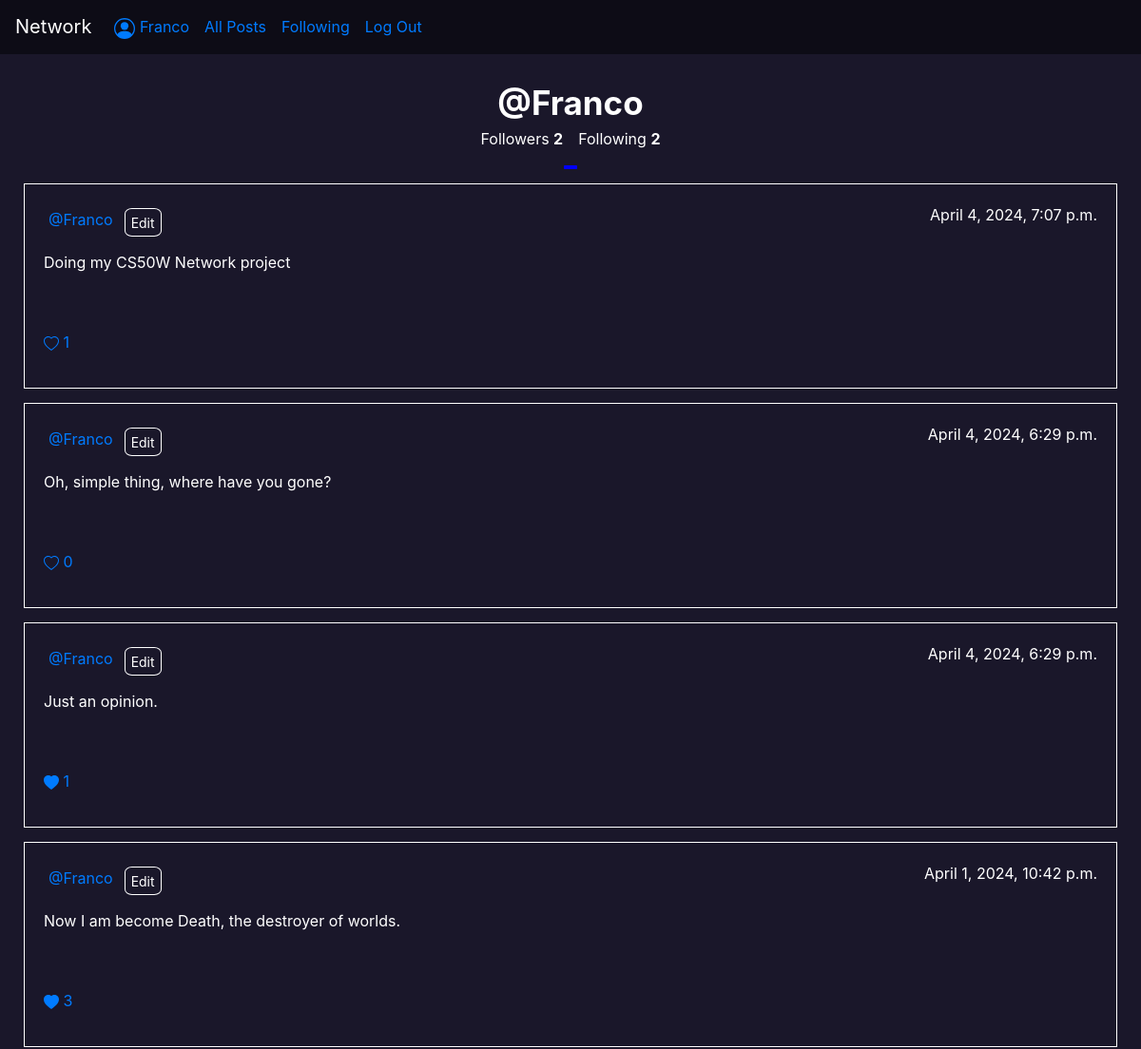
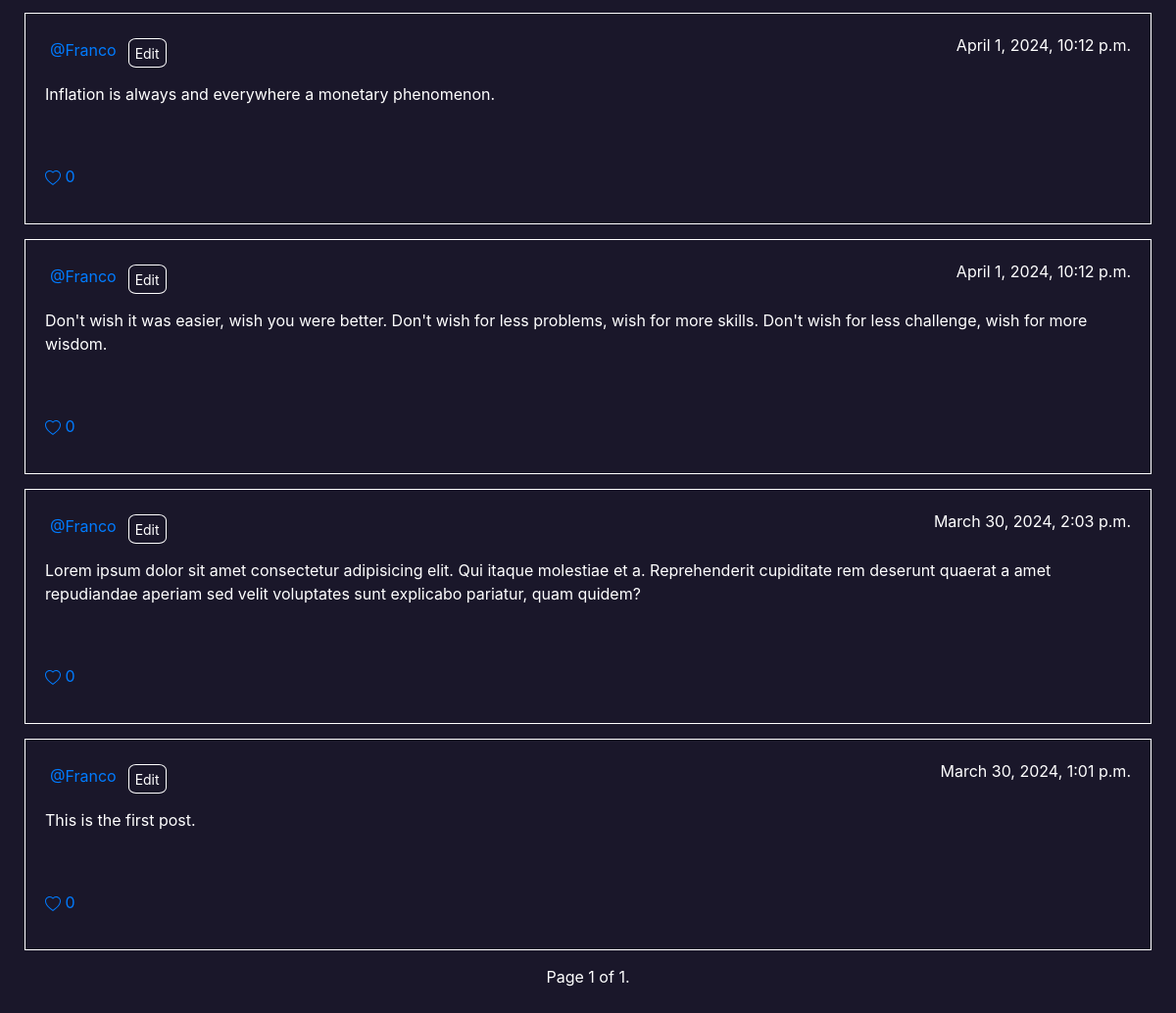
Screenshot of /profile/Franco (signed in) with the database file from the repository (2 pictures, top to bottom).
### network/models.py (models this page shows)
class User(AbstractUser):
    pass

class Post(models.Model):
    user = models.ForeignKey(User, on_delete = models.CASCADE, related_name='post_user')
    text = models.CharField(max_length=280)
    date = models.DateTimeField(default=timezone.now())
    likes = models.ManyToManyField(User,blank=True, related_name='likes')

### network/views.py (the view)
# urls.py: path("profile/<str:username>", views.profile, name='profile'),
def profile(request, username):
    user = User.objects.get(username=username)
    follwing = Profile.objects.filter(follower=user.pk).count()
    followers = Profile.objects.filter(user=user.pk).count()
    posts = Post.objects.filter(user=user).order_by('-date')
    paginator = Paginator(posts,10)
    page_number = request.GET.get('page')
    posts = paginator.get_page(page_number)
    logged_user = request.user
    if request.user.is_authenticated:
        liked_post_ids = Post.objects.filter(likes=logged_user).values_list('id', flat=True)
    else:
        liked_post_ids = []
    return render(request, "network/profile.html", {'username':user,'followers':followers,'following':follwing,'posts':posts, 'logged_user':request.user,'liked_post_ids':liked_post_ids})

### network/templates/network/profile.html (shortened to what this page needs)
{% extends "network/layout.html" %}
{% load static %}
{% block body %}
<div class="mid_section">
    <div id="presentation">
        <strong id="username">@{{username}}</strong>
        <div class="follow_information">
            <p>Followers <strong id="followers">{{followers}}</strong></p>
            <p>Following <strong id="following">{{following}}</strong></p>
        </div>
        <div class="follow_information">
            <button id="average_button"></button>
        </div>
    </div>
    {% if posts %}
        {% for post in posts %}
            <div class="post">
                <div class="top">
                    <div>
                        <a href="{% url 'profile' username=post.user %}" >@{{ post.user }}</a>
                        {% if post.user == request.user %}
                            <button class="edit_buttom" id="{{post.pk}}" onclick="edit('{{post.pk}}')">Edit</button>
                        {% endif %}
                    </div>
                    <p>{{ post.date }}</p>
                </div>
                <div>
                    <p id="Paragraph{{post.pk}}">{{ post.text }}</p>
                </div>
                <div>
                    {%  if post.id in liked_post_ids %}
                        <button onclick="like('{{post.pk}}','unlike')" class="unlike-button" id="unlike_post{{post.pk}}">
                            <p>
                                <svg xmlns="http://www.w3.org/2000/svg" width="16" height="16" fill="currentColor" class="bi bi-heart-fill" viewBox="0 0 16 16">
                                    <path fill-rule="evenodd" d="M8 1.314C12.438-3.248 23.534 4.735 8 15-7.534 4.736 3.562-3.248 8 1.314"/>
                                </svg> <span> {{ post.likes.all.count }}</span>
                            </p>
                        </button>
                    {% else %}
                        <button onclick="like('{{post.pk}}','like')" class="like-button" id="like_post{{post.pk}}">
                            <p>
                                 <span>{{ post.likes.all.count }}</span>
                            </p>
                        </button>
                    {% endif %}
                </div>
            </div>
        {% endfor %}
        <div class="pagination">
            <span class="step-links">
                <span class="current">
                    Page {{ posts.number }} of {{ posts.paginator.num_pages }}.
                </span>
            </span>
        </div>
    {% else %}
        <br>
        <div id="no_post">
            <strong>No posts so far</strong>
        </div>
    {% endif %}
</div>
{% endblock %}

### network/templates/network/layout.html (shortened to what this page needs)
{% load static %}
<!DOCTYPE html>
<html lang="en">
    <head>
        <link rel="stylesheet" href="https://stackpath.bootstrapcdn.com/bootstrap/4.4.1/css/bootstrap.min.css">
        <link href="{% static 'network/styles.css' %}" rel="stylesheet">
    </head>
    <body>
        <nav class="navbar navbar-expand-lg ">
            <li class="navbar-brand">Network</li>
            <div>
            <ul class="navbar-nav mr-auto">
                {% if user.is_authenticated %}
                    <li class="nav-item">
                        <a class="nav-link" href="{% url 'profile' username=user.username %}">
                             {{user.username}}
                        </a>
                    </li>
                {% endif %}
                <li class="nav-item">
                    <a class="nav-link" href="{% url 'index' %}">All Posts</a>
                </li>
                {% if user.is_authenticated %}
                    <li class="nav-item">
                        <a class="nav-link" href="{% url 'following' %}">Following</a>
                    </li>
                    <li class="nav-item">
                        <a class="nav-link" href="{% url 'logout' %}">Log Out</a>
                    </li>
                {% endif %}
            </ul>
        </div>
    </nav>
        <div class="body">
            {% block body %}
            {% endblock %}
        </div>
    </body>
</html>

### network/static/network/styles.css (style rules this page uses)
body { background-color: #1a172a; color: white; }
.navbar { background-color: #0d0c16; }
.mid_section { padding: 25px; }
#average_button { font-size: 18px; color: white; background-color: blue; border: 1px solid blue; border-radius: 10%; outline: none; }
.post { padding: 15px; border: 1px solid white; margin-top: 15px; display: flex; flex-direction: column; }
.post div { display: flex; margin: 5px; justify-content: space-between; }
#presentation { display: flex; flex-direction: column; }
.follow_information { display: flex; margin: 0 auto; }
#username { font-size: 35px; margin: 0 auto; }
.step-links { margin: 15px auto 0 auto; }
.edit_buttom { font-size: 14px; margin-left: 12px; outline: none; color: white; background-color: #1a172a; border: 0.5px solid white; border-radius: 20%; }
.like-button { padding: 0; border: none; background-color: #1a172a; color: #007bff; margin-top: 0; }
.unlike-button { padding: 0; border: none; background-color: #1a172a; color: #007bff; }

### rows the page displays
User: username "Franco"
Post: user "Franco", date "April 4, 2024, 7:07 p.m.", text "Doing my CS50W Network project", likes.all.count "1"
Post: user "Franco", date "April 4, 2024, 6:29 p.m.", text "Oh, simple thing, where have you gone?", likes.all.count "0"
Post: user "Franco", date "April 4, 2024, 6:29 p.m.", text "Just an opinion.", likes.all.count "1"
Post: user "Franco", date "April 1, 2024, 10:42 p.m.", text "Now I am become Death, the destroyer of worlds.", likes.all.count "3"
Post: user "Franco", date "April 1, 2024, 10:12 p.m.", text "Inflation is always and everywhere a monetary phenomenon.", likes.all.count "0"
Post: user "Franco", date "April 1, 2024, 10:12 p.m.", text "Don't wish it was easier, wish you were better. Don't wish for less problems, wish for more skills. Don't wish for less challenge, wish for more wisdom.", likes.all.count "0"
Post: user "Franco", date "March 30, 2024, 2:03 p.m.", text "Lorem ipsum dolor sit amet consectetur adipisicing elit. Qui itaque molestiae et a. Reprehenderit cupiditate rem deserunt quaerat a amet repudiandae aperiam sed velit voluptates sunt explicabo pariatur, quam quidem?", likes.all.count "0"
Post: user "Franco", date "March 30, 2024, 1:01 p.m.", text "This is the first post.", likes.all.count "0"

### other values shown
{{ followers }} "2"
{{ following }} "2"
{{ posts.number }} "1"
{{ posts.paginator.num_pages }} "1"
